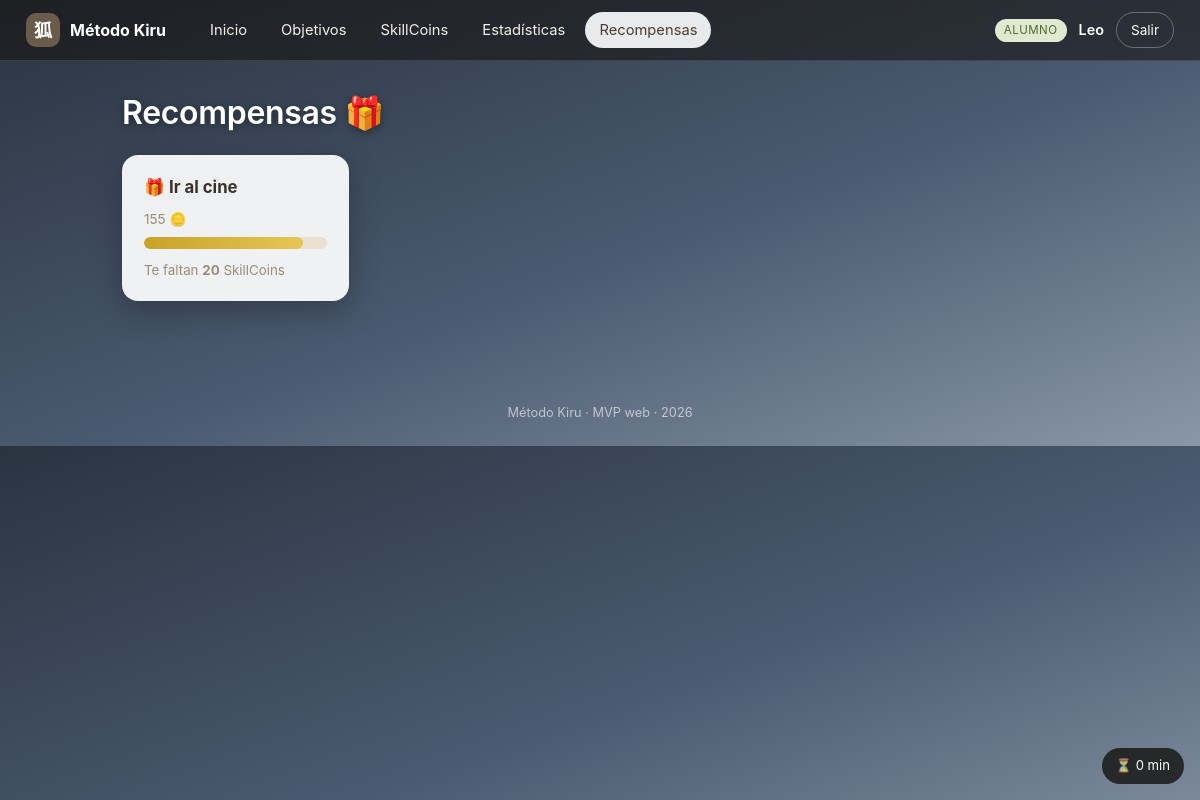
The page /alumno/recompensas.php (signed in) on the database its author committed.
### tables this page shows
CREATE TABLE `usuarios` (
  `id` int(11) NOT NULL AUTO_INCREMENT,
  `username` varchar(50) NOT NULL,
  `password_hash` varchar(255) NOT NULL,
  `rol` enum('alumno','mentor','admin') NOT NULL,
  `nombre` varchar(100) NOT NULL,
  `creado_en` timestamp NOT NULL DEFAULT current_timestamp(),
  PRIMARY KEY (`id`),
  UNIQUE KEY `username` (`username`)
);

CREATE TABLE `recompensas` (
  `id` int(11) NOT NULL AUTO_INCREMENT,
  `alumno_id` int(11) NOT NULL,
  `titulo` varchar(255) NOT NULL,
  `costo` int(11) NOT NULL,
  `activa` tinyint(1) DEFAULT 1,
  `conseguida` tinyint(1) DEFAULT 0,
  PRIMARY KEY (`id`)
);

### includes/functions.php (called while the page is built, shortened)
<?php
require_once __DIR__ . '/../config/db.php';
function e(?string $s): string
{
    return htmlspecialchars($s ?? '', ENT_QUOTES, 'UTF-8');
}
function url(string $path = ''): string
{
    return BASE_URL . '/' . ltrim($path, '/');
}
function asset(string $path): string
{
    $full = __DIR__ . '/../' . ltrim($path, '/');
    $v = @filemtime($full) ?: 1;
    return url($path) . '?v=' . $v;
}
function current_user(): ?array
{
    $stmt = db()->prepare('SELECT * FROM usuarios WHERE id = ?');
    $stmt->execute([$_SESSION['user_id']]);
    return $stmt->fetch() ?: null;
}
function require_login(array $roles = []): array
{
    $user = current_user();
    return $user;
}
function alumno_por_usuario(int $usuarioId): ?array
{
    $stmt = db()->prepare('SELECT * FROM alumnos WHERE usuario_id = ?');
    $stmt->execute([$usuarioId]);
    return $stmt->fetch() ?: null;
}
function sc_total(int $alumnoId): int
{
    $stmt = db()->prepare('SELECT COALESCE(SUM(cantidad),0) FROM skillcoins_log WHERE alumno_id = ?');
    $stmt->execute([$alumnoId]);
    return (int) $stmt->fetchColumn();
}
function niveles_todos(): array
{
    return db()->query('SELECT * FROM niveles ORDER BY orden')->fetchAll();
}
function nivel_actual(array $alumno): array
{
    $niveles = niveles_todos();
    $total = sc_total((int) $alumno['id']);
    $actual = $niveles[0];
    foreach ($niveles as $n) {
        if ($total >= (int) $n['skillcoins_necesarias']) {
            $actual = $n;
        }
    }
    return $actual;
}

### config/db.php (called while the page is built, shortened)
<?php
function db(): PDO
{
    static $pdo = null;
    if ($pdo === null) {
        $dsn = 'mysql:host=' . DB_HOST . ';port=' . DB_PORT . ';dbname=' . DB_NAME . ';charset=utf8mb4';
        try {
            $pdo = new PDO($dsn, DB_USER, DB_PASS, [
                PDO::ATTR_ERRMODE            => PDO::ERRMODE_EXCEPTION,
                PDO::ATTR_DEFAULT_FETCH_MODE => PDO::FETCH_ASSOC,
                PDO::ATTR_EMULATE_PREPARES   => false,
            ]);
        } catch (PDOException $e) {
            die('<h2>Error de conexión a la base de datos.</h2>'
                . '<p>¿Has ejecutado <a href="' . BASE_URL . '/install.php">install.php</a>? '
                . '¿MySQL está encendido en XAMPP?</p>'
                . '<pre>' . htmlspecialchars($e->getMessage()) . '</pre>');
        }
    }
    return $pdo;
}

### includes/alumno_ctx.php (called while the page is built, shortened)
<?php
require_once __DIR__ . '/functions.php';
$user = require_login(['alumno']);
$alumno = alumno_por_usuario((int) $user['id']);
$alumno['nombre']   = $user['nombre'];
$alumno['username'] = $user['username'];
$nivel = nivel_actual($alumno);

### alumno/recompensas.php (the view, shortened to what this page needs)
<?php
require_once __DIR__ . '/../includes/alumno_ctx.php';
require_once __DIR__ . '/../includes/layout.php';
$aid = (int) $alumno['id'];
$total = sc_total($aid);
$rc = db()->prepare('SELECT * FROM recompensas WHERE alumno_id = ? ORDER BY conseguida, activa DESC, costo');
$rc->execute([$aid]);
$recompensas = $rc->fetchAll();
render_header('Recompensas', 'alumno', $mundo, nav_alumno('recompensas'));
?>
<h1 class="page-title">Recompensas 🎁</h1>
<div class="reward-grid">
    <?php foreach ($recompensas as $r):
        $faltan = max(0, (int)$r['costo'] - $total);
        $pct = min(100, round($total / max(1,(int)$r['costo']) * 100)); ?>
        <div class="card reward-card <?= $r['conseguida'] ? 'won' : '' ?>">
            <div class="reward-title">🎁 <?= e($r['titulo']) ?></div>
            <div class="reward-cost"><?= (int)$r['costo'] ?> 🪙</div>
            <div class="progress"><div class="progress-fill gold" style="width:<?= $pct ?>%"></div></div>
            <?php if ($r['conseguida']): ?>
                <small class="ready">¡Conseguida! 🎉</small>
            <?php elseif ($faltan > 0): ?>
                <small>Te faltan <strong><?= $faltan ?></strong> SkillCoins</small>
            <?php else: ?>
                <small class="ready">¡Ya puedes reclamarla!</small>
            <?php endif; ?>
        </div>
    <?php endforeach; ?>
</div>
<?php render_footer(); ?>

### includes/layout.php (shortened to what this page needs)
<?php
require_once __DIR__ . '/functions.php';
function render_header(string $titulo, string $tema = 'panel', string $mundo = '', ?array $nav = null): void
{
    $user = current_user();
    $bodyClass = $tema === 'alumno' ? 'tema-alumno mundo-' . $mundo : 'tema-panel';
    ?>
<!DOCTYPE html>
<html lang="es">
<head>
    <link rel="stylesheet" href="<?= asset('assets/css/style.css') ?>">
</head>
<body class="<?= e($bodyClass) ?>">
<header class="topbar">
    <div class="brand">
        <span class="brand-mark">狐</span>
        <span class="brand-name"><?= e(APP_NAME) ?></span>
    </div>
    <?php if ($nav): ?>
    <nav class="mainnav">
        <?php foreach ($nav as $item): ?>
            <a href="<?= url($item[1]) ?>" class="<?= !empty($item[2]) ? 'active' : '' ?>"><?= e($item[0]) ?></a>
        <?php endforeach; ?>
    </nav>
    <?php endif; ?>
    <?php if ($user): ?>
    <div class="topbar-user">
        <span class="rolechip rol-<?= e($user['rol']) ?>"><?= e(ucfirst($user['rol'])) ?></span>
        <span class="uname"><?= e($user['nombre']) ?></span>
        <a class="btn-logout" href="<?= url('logout.php') ?>">Salir</a>
    </div>
    <?php endif; ?>
</header>
<main class="wrap">
<?php
}
function render_footer(): void
{
    ?>
</main>
<footer class="foot">Método Kiru · MVP web · <?= date('Y') ?></footer>
<?php if (!empty($GLOBALS['KIRU_USO'])):
    $uso = (int) $GLOBALS['KIRU_USO']['uso'];
    $max = (int) $GLOBALS['KIRU_USO']['max'];
    $ilim = $max <= 0; ?>
    <div class="uso-chip" id="usoChip" title="Tiempo de uso de hoy">
        ⏳ <span id="usoTexto"><?= $uso ?></span><?= $ilim ? ' min' : '/' . $max . ' min' ?>
    </div>
<?php endif; ?>
</body>
</html>
<?php
}

### assets/css/style.css (style rules this page uses)
:root { --arena: #e9e0cf; --crema: #f6f1e7; --crema2: #fffdf8; --marron: #6b5b4a; --marron-osc: #4a3f33; --oliva: #7c8a5a; --dorado: #c9a227; --texto: #3a322a; --muted: #9a8d79; --linea: #e4d9c7; --sombra: 0 6px 20px rgba(74, 63, 51, .08); --radio: 16px; }
* { box-sizing: border-box; }
body { margin: 0; font-family: -apple-system, "Segoe UI", system-ui, sans-serif; color: var(--texto); background: var(--crema); line-height: 1.5; }
a { color: var(--marron); }
h1, h2, h3, h4 { margin: 0 0 .4em; font-weight: 600; letter-spacing: -.01em; }
small { color: var(--muted); }
.topbar { display: flex; align-items: center; gap: 22px; padding: 12px 26px; background: var(--crema2); border-bottom: 1px solid var(--linea); position: sticky; top: 0; z-index: 20; }
.brand { display: flex; align-items: center; gap: 10px; font-weight: 700; }
.brand-mark { width: 34px; height: 34px; display: grid; place-items: center; border-radius: 10px; background: var(--marron); color: #fff; font-size: 18px; }
.brand-name { color: var(--marron-osc); }
.mainnav { display: flex; gap: 6px; margin-left: 8px; flex-wrap: wrap; }
.mainnav a { text-decoration: none; color: var(--marron); padding: 7px 14px; border-radius: 999px; font-size: .92rem; }
.mainnav a.active { background: var(--marron); color: #fff; }
.topbar-user { margin-left: auto; display: flex; align-items: center; gap: 12px; }
.uname { font-weight: 600; font-size: .9rem; }
.rolechip { font-size: .72rem; padding: 3px 9px; border-radius: 999px; background: var(--arena); color: var(--marron-osc); text-transform: uppercase; letter-spacing: .04em; }
.rol-alumno { background: #dfead0; color: #4f6b2f; }
.btn-logout { text-decoration: none; font-size: .85rem; padding: 7px 14px; border-radius: 999px; border: 1px solid var(--linea); color: var(--marron); }
.wrap { max-width: 1080px; margin: 0 auto; padding: 28px 22px 60px; }
.page-title { margin-bottom: 18px; }
.foot { text-align: center; color: var(--muted); font-size: .8rem; padding: 24px; }
.card { background: var(--crema2); border: 1px solid var(--linea); border-radius: var(--radio); padding: 20px 22px; box-shadow: var(--sombra); margin-bottom: 18px; }
.progress { height: 12px; background: var(--arena); border-radius: 999px; overflow: hidden; margin: 8px 0; }
.progress-fill { height: 100%; background: var(--oliva); border-radius: 999px; transition: width .4s; }
.progress-fill.gold { background: linear-gradient(90deg, var(--dorado), #e6c657); }
.tema-alumno { color: #f4efe6; }
.tema-alumno .wrap { max-width: 1000px; }
.tema-alumno .topbar { background: rgba(20, 18, 14, .55); border-bottom: 1px solid rgba(255,255,255,.12); backdrop-filter: blur(8px); }
.tema-alumno .brand-name, .tema-alumno .uname { color: #fff; }
.tema-alumno .mainnav a { color: #f4efe6; }
.tema-alumno .mainnav a.active { background: rgba(255,255,255,.9); color: var(--marron-osc); }
.tema-alumno .btn-logout { color: #fff; border-color: rgba(255,255,255,.3); }
.tema-alumno .foot { color: rgba(255,255,255,.6); }
.tema-alumno .card { background: rgba(255,255,255,.92); color: var(--texto); border: none; box-shadow: 0 10px 30px rgba(0,0,0,.25); }
.tema-alumno .page-title { color: #fff; text-shadow: 0 2px 8px rgba(0,0,0,.4); }
.tema-alumno::before { content: ""; position: fixed; inset: 0; z-index: -2; background-size: cover; background-position: center; }
.mundo-ciudad { background: linear-gradient(160deg, #2a3340, #4a5a70 55%, #8a97a8); }
.reward-title { font-weight: 700; font-size: 1.05rem; margin-bottom: 8px; }
.reward-cost { color: var(--muted); font-size: .85rem; margin-bottom: 6px; }
.reward-grid { display: grid; grid-template-columns: repeat(auto-fill, minmax(220px, 1fr)); gap: 16px; }
.uso-chip { position: fixed; bottom: 16px; right: 16px; z-index: 40; background: rgba(20,18,14,.8); color: #fff; padding: 8px 14px; border-radius: 999px; font-size: .82rem; }
body { overflow-x: clip; }

### rows shown on the page
usuarios: rol "ALUMNO", nombre "Leo"
recompensas: titulo "Ir al cine", costo "155", $pct 87 (drawn), faltan "20"

### other values the page prints
APP_NAME "Método Kiru"
$item[0] "Inicio"
$item[0] "Objetivos"
$item[0] "SkillCoins"
$item[0] "Estadísticas"
$item[0] "Recompensas"
$uso "0"
